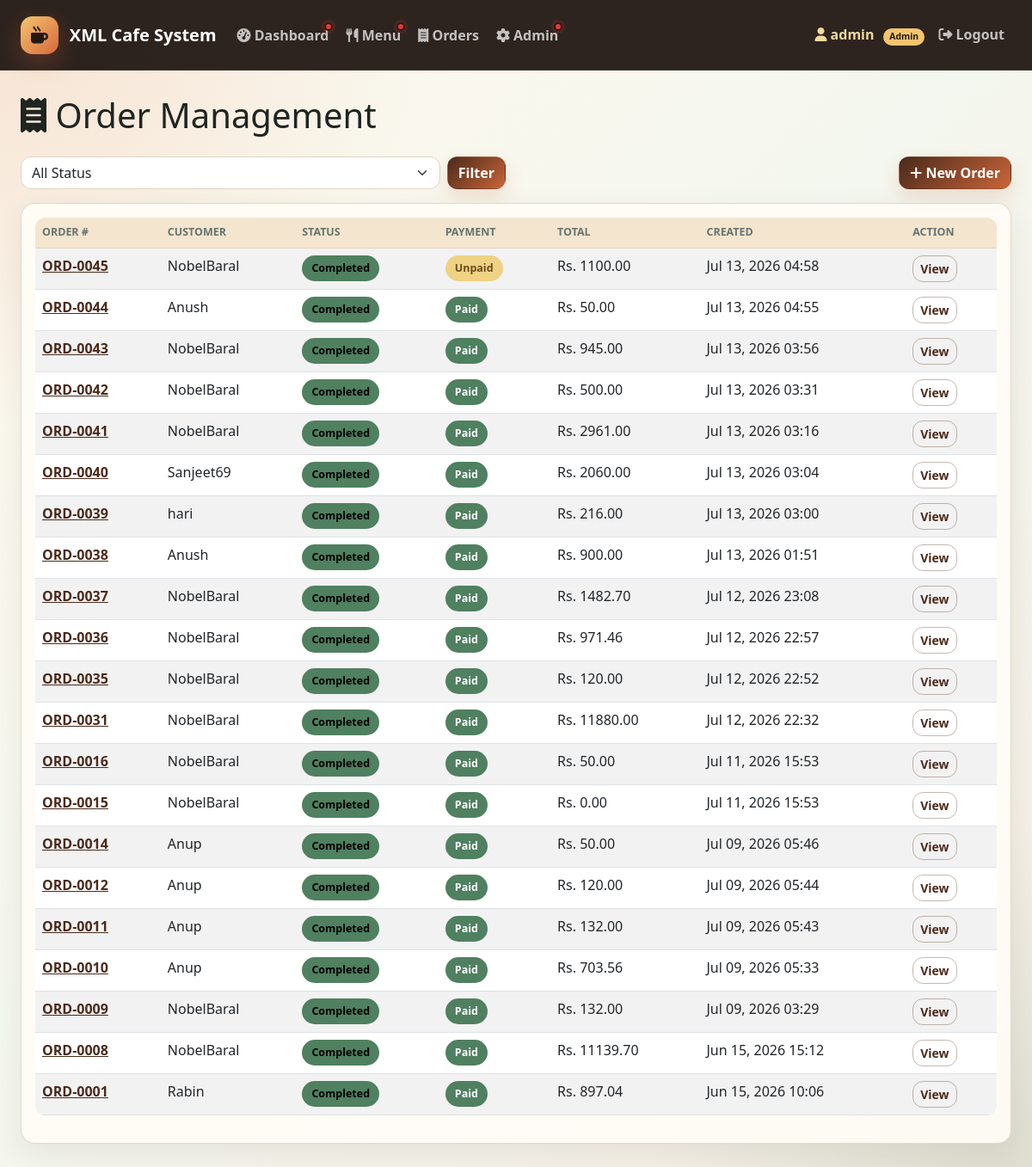
Screenshot of /orders/ (signed in) with the database file from the repository.
### cafe_app/models.py (models this page shows, shortened)
class Order(models.Model):
    STATUS_CHOICES = [
        ('pending', 'Pending'),
        ('preparing', 'Preparing'),
        ('completed', 'Completed'),
        ('cancelled', 'Cancelled'),
    ]
    PAYMENT_METHOD_CHOICES = [
        ('unpaid', 'Unpaid'),
        ('cash', 'Cash'),
        ('esewa', 'eSewa'),
    ]
    PAYMENT_STATUS_CHOICES = [
        ('unpaid', 'Unpaid'),
        ('pending', 'Pending'),
        ('paid', 'Paid'),
    ]
    order_number = models.CharField(max_length=50, unique=True)
    customer_name = models.CharField(max_length=200)
    status = models.CharField(max_length=20, choices=STATUS_CHOICES, default='pending')
    subtotal = models.DecimalField(max_digits=10, decimal_places=2, default=Decimal('0.00'))
    discount = models.DecimalField(max_digits=10, decimal_places=2, default=Decimal('0.00'))
    coupon = models.ForeignKey(Coupon, on_delete=models.SET_NULL, null=True, blank=True)
    coupon_code = models.CharField(max_length=30, blank=True)
    coupon_redeemed = models.BooleanField(default=False)
    tax = models.DecimalField(max_digits=10, decimal_places=2, default=Decimal('0.00'))
    total = models.DecimalField(max_digits=10, decimal_places=2, default=Decimal('0.00'))
    payment_method = models.CharField(max_length=10, choices=PAYMENT_METHOD_CHOICES, default='unpaid')
    payment_status = models.CharField(max_length=10, choices=PAYMENT_STATUS_CHOICES, default='unpaid')
    reward_points_awarded = models.BooleanField(default=False)
    esewa_reference = models.CharField(max_length=60, blank=True)
    notes = models.TextField(blank=True)
    created_by = models.ForeignKey(User, on_delete=models.SET_NULL, null=True, related_name='created_orders')
    created_at = models.DateTimeField(auto_now_add=True)
    updated_at = models.DateTimeField(auto_now=True)
    class Meta:
        ordering = ['-created_at']

### cafe_app/views.py (the view)
# urls.py: path('orders/', views.order_list, name='order_list'),
@role_required('staff', 'admin')
def order_list(request):
    mark_orders_seen(request)
    status_filter = request.GET.get('status')
    orders = Order.objects.all()
    if status_filter:
        orders = orders.filter(status=status_filter)
    context = {
        'orders': orders,
        'status_filter': status_filter,
        'is_admin': request.user.is_staff,
    }
    return render(request, 'cafe_app/order_list.html', context)

### cafe_app/notifications.py (called while the page is built)
def _version_for(queryset):
    latest = queryset.aggregate(latest=Max('updated_at'))['latest']
    latest_value = latest.isoformat() if latest else 'none'
    return f"{queryset.count()}:{latest_value}"

def menu_notification_version():
    return _version_for(MenuItem.objects.all())

def order_notification_version():
    return _version_for(Order.objects.all())

def mark_orders_seen(request):
    request.session['seen_order_version'] = order_notification_version()

### cafe_app/views.py (called while the page is built)
def get_user_role(user):
    if not user.is_authenticated:
        return 'guest'
    if user.is_superuser or user.is_staff:
        return 'admin'
    if user.groups.filter(name='Staff').exists():
        return 'staff'
    return 'customer'

def role_required(*roles):
    def decorator(view_func):
        @wraps(view_func)
        def wrapper(request, *args, **kwargs):
            if not request.user.is_authenticated:
                return redirect('login')
            role = get_user_role(request.user)
            if role not in roles:
                messages.error(request, 'You do not have permission to open that section.')
                return redirect('customer_portal' if role == 'customer' else 'dashboard')
            return view_func(request, *args, **kwargs)
        return wrapper
    return decorator

### templates/cafe_app/order_list.html (shortened to what this page needs)
{% extends 'base.html' %}
{% block content %}
<div class="row">
    <div class="col-md-12">
        <h1 class="mb-4">
            <i class="fas fa-receipt"></i> Order Management
        </h1>
    </div>
</div>
<div class="row mb-3">
    <div class="col-md-6">
        <form method="get" class="d-flex">
            <select name="status" class="form-select me-2">
                <option value="">All Status</option>
            </select>
            <button type="submit" class="btn btn-primary">Filter</button>
        </form>
    </div>
    <div class="col-md-6 text-end">
        <a href="{% url 'order_create' %}" class="btn btn-success">
            <i class="fas fa-plus"></i> New Order
        </a>
    </div>
</div>
<div class="row">
    <div class="col-md-12">
        <div class="card">
            <div class="card-body">
                <div class="table-responsive">
                    <table class="table table-striped">
                        <thead>
                            <tr>
                                <th>Order #</th>
                                <th>Customer</th>
                                <th>Status</th>
                                <th>Payment</th>
                                <th>Total</th>
                                <th>Created</th>
                                <th>Action</th>
                            </tr>
                        </thead>
                        <tbody>
                            {% for order in orders %}
                            <tr>
                                <td>
                                    <a href="{% url 'order_detail' order.pk %}">
                                        <strong>{{ order.order_number }}</strong>
                                    </a>
                                </td>
                                <td>{{ order.customer_name }}</td>
                                <td>
                                    <span class="status-badge status-{{ order.status }}">
                                        {{ order.status|title }}
                                    </span>
                                </td>
                                <td>
                                    <span class="status-badge payment-{{ order.payment_status }}">
                                        {{ order.get_payment_status_display }}
                                    </span>
                                </td>
                                <td>Rs. {{ order.total|floatformat:2 }}</td>
                                <td>{{ order.created_at|date:"M d, Y H:i" }}</td>
                                <td>
                                    {% if order.status == 'pending' %}
                                    <form method="post" action="{% url 'order_verify' order.pk %}" class="d-inline">
                                        {% csrf_token %}
                                        <input type="hidden" name="next" value="{{ request.get_full_path }}">
                                        <button type="submit" class="btn btn-sm btn-primary">
                                            <i class="fas fa-check"></i> Verify
                                        </button>
                                    </form>
                                    {% else %}
                                    <a href="{% url 'order_detail' order.pk %}" class="btn btn-sm btn-outline-primary">
                                        View
                                    </a>
                                    {% endif %}
                                </td>
                            </tr>
                            {% empty %}
                            <tr>
                                <td colspan="7" class="text-center text-muted">No orders found.</td>
                            </tr>
                            {% endfor %}
                        </tbody>
                    </table>
                </div>
            </div>
        </div>
    </div>
</div>
{% endblock %}

### templates/base.html (shortened to what this page needs)
<!DOCTYPE html>
{% load static %}
<html lang="en">
<head>
    <link href="https://cdn.jsdelivr.net/npm/bootstrap@5.3.0/dist/css/bootstrap.min.css" rel="stylesheet">
    <link rel="stylesheet" href="https://cdnjs.cloudflare.com/ajax/libs/font-awesome/6.4.0/css/all.min.css">
    <link rel="stylesheet" href="{% static 'css/style.css' %}">
</head>
<body>
    <nav class="navbar navbar-expand-lg navbar-dark app-navbar no-print">
        <div class="container-fluid px-lg-4">
            <a class="navbar-brand brand-lockup" href="{% if app_role == 'customer' %}{% url 'customer_portal' %}{% else %}{% url 'dashboard' %}{% endif %}">
                <span class="brand-mark"><i class="fas fa-mug-hot"></i></span>
                <span>
                    <span class="brand-name">XML Cafe System</span>
                </span>
            </a>
            <div class="collapse navbar-collapse" id="navbarNav">
                <ul class="navbar-nav me-auto nav-pills-soft">
                    {% if app_role == 'staff' or app_role == 'admin' %}
                    <li class="nav-item nav-dot-wrap">
                        <a class="nav-link" href="{% url 'dashboard' %}">
                            <i class="fas fa-tachometer-alt"></i> Dashboard
                        </a>
                        {% if has_unseen_dashboard_notifications %}<span class="notification-dot"></span>{% endif %}
                    </li>
                    {% endif %}
                    <li class="nav-item nav-dot-wrap">
                        <a class="nav-link" href="{% url 'menu_list' %}">
                            <i class="fas fa-utensils"></i> Menu
                        </a>
                        {% if has_unseen_menu_notifications %}<span class="notification-dot"></span>{% endif %}
                    </li>
                    {% if app_role == 'staff' or app_role == 'admin' %}
                    <li class="nav-item nav-dot-wrap">
                        <a class="nav-link" href="{% url 'order_list' %}">
                            <i class="fas fa-receipt"></i> Orders
                        </a>
                    </li>
                    {% endif %}
                    {% if app_role == 'admin' %}
                    <li class="nav-item nav-dot-wrap">
                        <a class="nav-link" href="{% url 'admin_portal' %}">
                            <i class="fas fa-cog"></i> Admin
                        </a>
                        {% if has_unseen_dashboard_notifications %}<span class="notification-dot"></span>{% endif %}
                    </li>
                    {% endif %}
                </ul>
                <ul class="navbar-nav">
                    {% if user.is_authenticated %}
                    <li class="nav-item user-chip">
                        <span class="nav-link">
                            <i class="fas fa-user"></i> {{ user.username }}
                            <span class="role-chip">{{ app_role|title }}</span>
                        </span>
                    </li>
                    <li class="nav-item">
                        <form method="post" action="{% url 'logout' %}" class="d-inline">
                            <button type="submit" class="btn btn-link nav-link logout-link">
                                <i class="fas fa-sign-out-alt"></i> Logout
                            </button>
                        </form>
                    </li>
                    {% endif %}
                </ul>
            </div>
        </div>
    </nav>
    <main class="app-shell">
    <div class="container-fluid px-lg-4">
        {% block content %}{% endblock %}
    </div>
    </main>
</body>
</html>

### static/css/style.css (style rules this page uses)
:root { --ink: #1f2520; --muted: #66736c; --paper: #f8f5ee; --panel: #ffffff; --panel-warm: #fffaf2; --soft: #f2eadc; --line: #e2d6c4; --coffee: #4b2a1b; --espresso: #221915; --copper: #c96538; --gold: #d89a28; --sage: #4f8060; --blue: #3e6f8d; --rose: #b94f55; --plum: #7a4f68; --shadow: 0 18px 50px rgba(44, 32, 24, 0.13); }
* { letter-spacing: 0; }
body { min-height: 100vh; color: var(--ink); font-family: "Aptos", "Segoe UI", "Inter", system-ui, -apple-system, sans-serif; background: radial-gradient(circle at top left, rgba(201, 101, 56, 0.15), transparent 31rem), radial-gradient(circle at bottom right, rgba(79, 128, 96, 0.15), transparent 28rem), linear-gradient(135deg, #fff8ec 0%, #f4f7ef 46%, #f5ece2 100%); }
@media (prefers-reduced-motion: no-preference) { .card, .panel, .metric-card, .menu-card, .quick-action, .esewa-payment-card { animation: softRise 320ms ease both; } }
@media (prefers-reduced-motion: no-preference) { .btn, .quick-action, .menu-card { transition: transform 160ms ease, box-shadow 160ms ease, background-color 160ms ease; } }
a { color: var(--coffee); }
.app-navbar { position: sticky; top: 0; z-index: 20; padding: 0.85rem 0; background: rgba(34, 25, 21, 0.95); border-bottom: 1px solid rgba(255, 255, 255, 0.08); backdrop-filter: blur(18px); }
.brand-lockup { display: flex; align-items: center; gap: 0.8rem; color: #fff !important; }
.brand-mark { display: grid; width: 2.75rem; height: 2.75rem; place-items: center; color: #221915; background: linear-gradient(135deg, #f3c56d, #d9673d); border-radius: 0.85rem; box-shadow: 0 10px 26px rgba(201, 101, 56, 0.28); }
.brand-name { display: block; font-weight: 800; line-height: 1.05; }
.nav-pills-soft { gap: 0.25rem; }
.nav-dot-wrap { position: relative; }
.notification-dot { position: absolute; top: 0.35rem; right: 0.2rem; width: 0.62rem; height: 0.62rem; background: #e53935; border: 2px solid rgba(34, 25, 21, 0.95); border-radius: 999px; box-shadow: 0 0 0 3px rgba(229, 57, 53, 0.16); }
.navbar .nav-link { color: rgba(255, 255, 255, 0.72); border-radius: 0.75rem; font-weight: 650; }
.logout-link { text-decoration: none; }
.user-chip .nav-link { color: #f2d9a0; }
.role-chip { display: inline-block; margin-left: 0.4rem; padding: 0.15rem 0.45rem; color: #1f1a12; background: #f3c56d; border-radius: 999px; font-size: 0.65rem; font-weight: 900; }
.app-shell { padding: 1.75rem 0 3rem; }
.btn { border-radius: 0.75rem; font-weight: 750; }
.btn-primary, .btn-success { color: #fff; background: linear-gradient(135deg, var(--coffee), var(--copper)); border-color: transparent; box-shadow: 0 10px 22px rgba(201, 101, 56, 0.18); }
.btn-outline-primary { color: var(--coffee); border-color: rgba(90, 53, 34, 0.35); }
.metric-card, .panel, .card { background: rgba(255, 252, 247, 0.92); border: 1px solid rgba(226, 214, 196, 0.95); border-radius: 1rem; box-shadow: 0 12px 34px rgba(47, 35, 25, 0.08); }
.card { overflow: hidden; margin-bottom: 1.25rem; }
.status-badge, .badge { border-radius: 999px; font-weight: 800; }
.status-badge { display: inline-block; padding: 0.35rem 0.7rem; font-size: 0.78rem; }
.status-completed { color: #000; background-color: var(--sage); }
.payment-unpaid { color: #6d4b16; background-color: #efd284; }
.payment-paid { color: #fff; background-color: var(--sage); }
.table { overflow: hidden; border-radius: 0.75rem; }
.table thead th { color: var(--muted); background-color: #f4e5cf; border-bottom: 1px solid var(--line); font-size: 0.78rem; text-transform: uppercase; }
.form-control, .form-select { border-color: var(--line); border-radius: 0.75rem; }

### rows the page displays
Order: order_number "ORD-0045", customer_name "NobelBaral", status "Completed", payment_status "Unpaid", total "1100.00", created_at "Jul 13, 2026 04:58", shows "View"
Order: order_number "ORD-0044", customer_name "Anush", status "Completed", payment_status "Paid", total "50.00", created_at "Jul 13, 2026 04:55", shows "View"
Order: order_number "ORD-0043", customer_name "NobelBaral", status "Completed", payment_status "Paid", total "945.00", created_at "Jul 13, 2026 03:56", shows "View"
Order: order_number "ORD-0042", customer_name "NobelBaral", status "Completed", payment_status "Paid", total "500.00", created_at "Jul 13, 2026 03:31", shows "View"
Order: order_number "ORD-0041", customer_name "NobelBaral", status "Completed", payment_status "Paid", total "2961.00", created_at "Jul 13, 2026 03:16", shows "View"
Order: order_number "ORD-0040", customer_name "Sanjeet69", status "Completed", payment_status "Paid", total "2060.00", created_at "Jul 13, 2026 03:04", shows "View"
Order: order_number "ORD-0039", customer_name "hari", status "Completed", payment_status "Paid", total "216.00", created_at "Jul 13, 2026 03:00", shows "View"
Order: order_number "ORD-0038", customer_name "Anush", status "Completed", payment_status "Paid", total "900.00", created_at "Jul 13, 2026 01:51", shows "View"
Order: order_number "ORD-0037", customer_name "NobelBaral", status "Completed", payment_status "Paid", total "1482.70", created_at "Jul 12, 2026 23:08", shows "View"
Order: order_number "ORD-0036", customer_name "NobelBaral", status "Completed", payment_status "Paid", total "971.46", created_at "Jul 12, 2026 22:57", shows "View"
Order: order_number "ORD-0035", customer_name "NobelBaral", status "Completed", payment_status "Paid", total "120.00", created_at "Jul 12, 2026 22:52", shows "View"
Order: order_number "ORD-0031", customer_name "NobelBaral", status "Completed", payment_status "Paid", total "11880.00", created_at "Jul 12, 2026 22:32", shows "View"
Order: order_number "ORD-0016", customer_name "NobelBaral", status "Completed", payment_status "Paid", total "50.00", created_at "Jul 11, 2026 15:53", shows "View"
Order: order_number "ORD-0015", customer_name "NobelBaral", status "Completed", payment_status "Paid", total "0.00", created_at "Jul 11, 2026 15:53", shows "View"
Order: order_number "ORD-0014", customer_name "Anup", status "Completed", payment_status "Paid", total "50.00", created_at "Jul 09, 2026 05:46", shows "View"
Order: order_number "ORD-0012", customer_name "Anup", status "Completed", payment_status "Paid", total "120.00", created_at "Jul 09, 2026 05:44", shows "View"
Order: order_number "ORD-0011", customer_name "Anup", status "Completed", payment_status "Paid", total "132.00", created_at "Jul 09, 2026 05:43", shows "View"
Order: order_number "ORD-0010", customer_name "Anup", status "Completed", payment_status "Paid", total "703.56", created_at "Jul 09, 2026 05:33", shows "View"
Order: order_number "ORD-0009", customer_name "NobelBaral", status "Completed", payment_status "Paid", total "132.00", created_at "Jul 09, 2026 03:29", shows "View"
Order: order_number "ORD-0008", customer_name "NobelBaral", status "Completed", payment_status "Paid", total "11139.70", created_at "Jun 15, 2026 15:12", shows "View"
Order: order_number "ORD-0001", customer_name "Rabin", status "Completed", payment_status "Paid", total "897.04", created_at "Jun 15, 2026 10:06", shows "View"

### other values shown
{{ user.username }} "admin"
{{ app_role|title }} "Admin"
